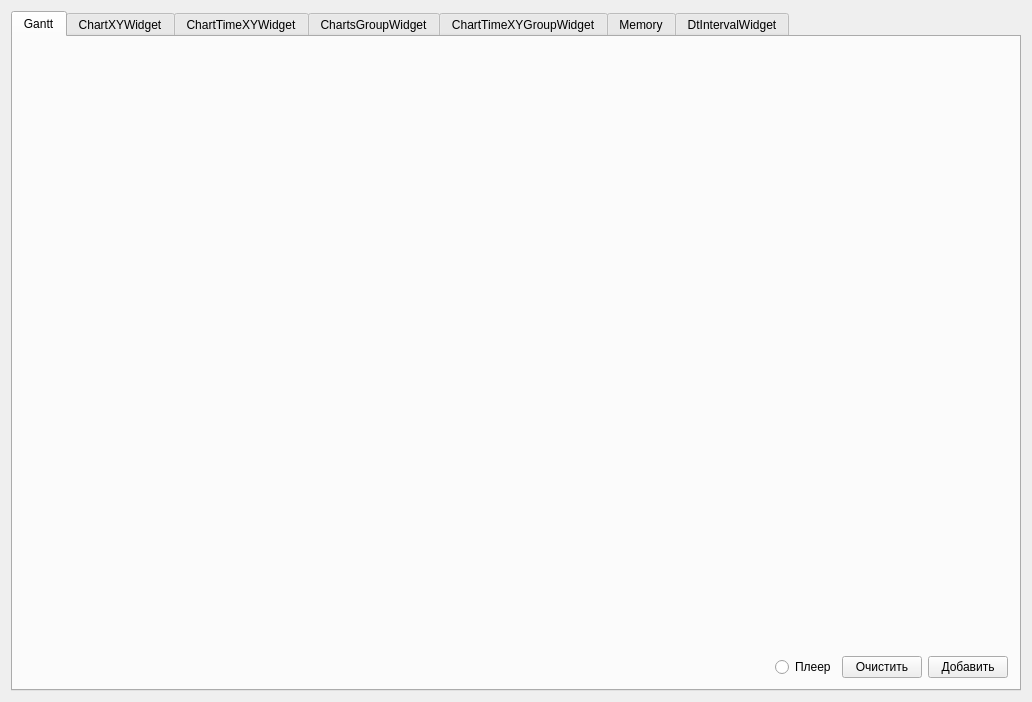
<?xml version="1.0" encoding="UTF-8"?>
<ui version="4.0">
 <class>MainWindow</class>
 <widget class="QMainWindow" name="MainWindow">
  <property name="geometry">
   <rect>
    <x>0</x>
    <y>0</y>
    <width>1032</width>
    <height>702</height>
   </rect>
  </property>
  <property name="windowTitle">
   <string>MainWindow</string>
  </property>
  <widget class="QWidget" name="centralWidget">
   <layout class="QGridLayout" name="gridLayout">
    <item row="0" column="0">
     <widget class="QTabWidget" name="tabWidget_chartTimeXYWidget">
      <property name="currentIndex">
       <number>0</number>
      </property>
      <widget class="QWidget" name="tab_3">
       <attribute name="title">
        <string>Gantt</string>
       </attribute>
       <layout class="QGridLayout" name="gridLayout_4">
        <item row="0" column="0">
         <widget class="GanttWidget" name="ganttWidget" native="true">
          <property name="sizePolicy">
           <sizepolicy hsizetype="Preferred" vsizetype="Expanding">
            <horstretch>0</horstretch>
            <verstretch>0</verstretch>
           </sizepolicy>
          </property>
         </widget>
        </item>
        <item row="1" column="0">
         <layout class="QHBoxLayout" name="horizontalLayout_5">
          <item>
           <spacer name="horizontalSpacer_2">
            <property name="orientation">
             <enum>Qt::Horizontal</enum>
            </property>
            <property name="sizeHint" stdset="0">
             <size>
              <width>40</width>
              <height>20</height>
             </size>
            </property>
           </spacer>
          </item>
          <item>
           <widget class="QRadioButton" name="radioButton_ganttPlayer">
            <property name="text">
             <string>Плеер</string>
            </property>
           </widget>
          </item>
          <item>
           <widget class="QPushButton" name="pushButton_ganttClear">
            <property name="text">
             <string>Очистить</string>
            </property>
           </widget>
          </item>
          <item>
           <widget class="QPushButton" name="pushButton_ganttAddItems">
            <property name="text">
             <string>Добавить</string>
            </property>
           </widget>
          </item>
         </layout>
        </item>
       </layout>
      </widget>
      <widget class="QWidget" name="tab_7">
       <attribute name="title">
        <string>ChartXYWidget</string>
       </attribute>
       <layout class="QVBoxLayout" name="verticalLayout_4">
        <item>
         <widget class="ChartXYWidget" name="widget_chartXYWidget" native="true"/>
        </item>
       </layout>
      </widget>
      <widget class="QWidget" name="tab">
       <attribute name="title">
        <string>ChartTimeXYWidget</string>
       </attribute>
       <layout class="QVBoxLayout" name="verticalLayout">
        <item>
         <widget class="QLabel" name="label">
          <property name="text">
           <string>TextLabel</string>
          </property>
         </widget>
        </item>
        <item>
         <widget class="QSlider" name="horizontalSlider">
          <property name="orientation">
           <enum>Qt::Horizontal</enum>
          </property>
         </widget>
        </item>
        <item>
         <widget class="IntervalSlider" name="widgetIntervalSlider" native="true">
          <property name="minimumSize">
           <size>
            <width>0</width>
            <height>24</height>
           </size>
          </property>
          <property name="maximumSize">
           <size>
            <width>16777215</width>
            <height>24</height>
           </size>
          </property>
         </widget>
        </item>
        <item>
         <widget class="ChartTimeXYWidget" name="widget_chartTimeXYWidget" native="true"/>
        </item>
        <item>
         <layout class="QHBoxLayout" name="horizontalLayout_2">
          <item>
           <widget class="QCheckBox" name="checkBox_showLegend">
            <property name="text">
             <string>ShowLegend</string>
            </property>
           </widget>
          </item>
          <item>
           <widget class="QPushButton" name="pushButton">
            <property name="text">
             <string>ScaleDivChange</string>
            </property>
           </widget>
          </item>
         </layout>
        </item>
       </layout>
      </widget>
      <widget class="QWidget" name="tab_6">
       <attribute name="title">
        <string>ChartsGroupWidget</string>
       </attribute>
       <layout class="QVBoxLayout" name="verticalLayout_3">
        <item>
         <widget class="ChartsGroupWidget" name="widget_chartsGroupWidget" native="true"/>
        </item>
       </layout>
      </widget>
      <widget class="QWidget" name="tab_2">
       <attribute name="title">
        <string>ChartTimeXYGroupWidget</string>
       </attribute>
       <layout class="QVBoxLayout" name="verticalLayout_2" stretch="1,0">
        <item>
         <widget class="ChartTimeXYGroupWidget" name="widget_chartXYGroupWidget" native="true"/>
        </item>
        <item>
         <layout class="QHBoxLayout" name="horizontalLayout">
          <item>
           <widget class="QCheckBox" name="checkBox_syncAxisX">
            <property name="text">
             <string>Общая ось X</string>
            </property>
           </widget>
          </item>
          <item>
           <widget class="QPushButton" name="pushButton_3">
            <property name="text">
             <string>PushButton</string>
            </property>
           </widget>
          </item>
          <item>
           <spacer name="horizontalSpacer">
            <property name="orientation">
             <enum>Qt::Horizontal</enum>
            </property>
            <property name="sizeHint" stdset="0">
             <size>
              <width>40</width>
              <height>20</height>
             </size>
            </property>
           </spacer>
          </item>
         </layout>
        </item>
       </layout>
      </widget>
      <widget class="QWidget" name="tab_4">
       <attribute name="title">
        <string>Memory</string>
       </attribute>
       <layout class="QGridLayout" name="gridLayout_2">
        <item row="1" column="0">
         <widget class="QPushButton" name="pushButton_2">
          <property name="text">
           <string>PushButton</string>
          </property>
         </widget>
        </item>
        <item row="1" column="1">
         <widget class="QPushButton" name="pushButton_4">
          <property name="text">
           <string>ClearSelection</string>
          </property>
         </widget>
        </item>
        <item row="0" column="0" colspan="2">
         <widget class="MemoryPlanningWidget" name="memoryPlanningWidget" native="true"/>
        </item>
       </layout>
      </widget>
      <widget class="QWidget" name="tab_5">
       <attribute name="title">
        <string>DtIntervalWidget</string>
       </attribute>
       <widget class="DtIntervalWidget" name="dtIntervalWidget" native="true">
        <property name="geometry">
         <rect>
          <x>130</x>
          <y>60</y>
          <width>601</width>
          <height>331</height>
         </rect>
        </property>
       </widget>
      </widget>
     </widget>
    </item>
   </layout>
  </widget>
  <widget class="QMenuBar" name="menuBar">
   <property name="geometry">
    <rect>
     <x>0</x>
     <y>0</y>
     <width>1032</width>
     <height>21</height>
    </rect>
   </property>
  </widget>
 </widget>
 <layoutdefault spacing="6" margin="11"/>
 <customwidgets>
  <customwidget>
   <class>MemoryPlanningWidget</class>
   <extends>QWidget</extends>
   <header>memoryplanningwidget.h</header>
   <container>1</container>
  </customwidget>
  <customwidget>
   <class>IntervalSlider</class>
   <extends>QWidget</extends>
   <header>intervalslider.h</header>
   <container>1</container>
  </customwidget>
  <customwidget>
   <class>GanttWidget</class>
   <extends>QWidget</extends>
   <header>ganttwidget.h</header>
   <container>1</container>
  </customwidget>
  <customwidget>
   <class>ChartTimeXYWidget</class>
   <extends>QWidget</extends>
   <header>charttimexywidget.h</header>
   <container>1</container>
  </customwidget>
  <customwidget>
   <class>ChartTimeXYGroupWidget</class>
   <extends>QWidget</extends>
   <header>chartsgroupwidget.h</header>
   <container>1</container>
  </customwidget>
  <customwidget>
   <class>DtIntervalWidget</class>
   <extends>QWidget</extends>
   <header>dtintervalwidget/dtintervalwidget.h</header>
   <container>1</container>
  </customwidget>
  <customwidget>
   <class>ChartsGroupWidget</class>
   <extends>QWidget</extends>
   <header location="global">chartsgroupwidget.h</header>
   <container>1</container>
  </customwidget>
  <customwidget>
   <class>ChartXYWidget</class>
   <extends>QWidget</extends>
   <header location="global">chartxywidget.h</header>
   <container>1</container>
  </customwidget>
 </customwidgets>
 <resources/>
 <connections/>
</ui>
